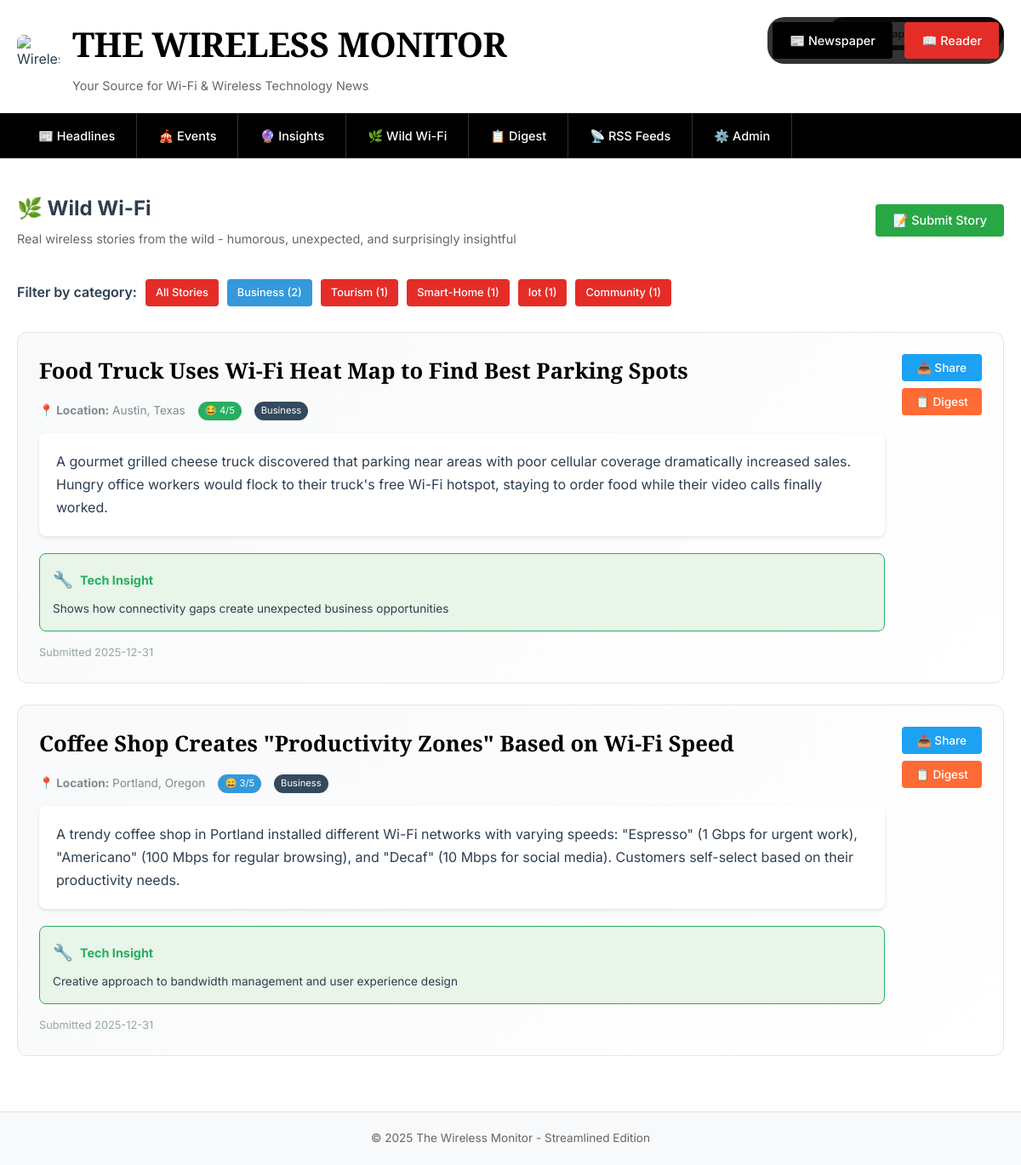
Page /wild_wifi?view=newspaper&category=business on the committed database.
### tables this page shows
CREATE TABLE wild_wifi_stories (
                id INTEGER PRIMARY KEY AUTOINCREMENT,
                title TEXT NOT NULL,
                story TEXT NOT NULL,
                location TEXT,
                source_url TEXT,
                category TEXT DEFAULT 'general',
                humor_rating INTEGER DEFAULT 3,
                tech_relevance TEXT,
                submitted_by TEXT DEFAULT 'system',
                approved INTEGER DEFAULT 1,
                featured INTEGER DEFAULT 0,
                created_at TIMESTAMP DEFAULT CURRENT_TIMESTAMP,
                updated_at TIMESTAMP DEFAULT CURRENT_TIMESTAMP
            );

### app/main.py (the view)
        @self.app.route('/wild_wifi')
        def wild_wifi():
            view_mode = request.args.get('view', 'newspaper')
            category = request.args.get('category', 'all')
            conn = self.get_db_connection()
            if category == 'all':
                stories = conn.execute('''
                    SELECT * FROM wild_wifi_stories
                    WHERE approved = 1
                    ORDER BY featured DESC, humor_rating DESC, created_at DESC
                ''').fetchall()
            else:
                stories = conn.execute('''
                    SELECT * FROM wild_wifi_stories
                    WHERE approved = 1 AND category = ?
                    ORDER BY featured DESC, humor_rating DESC, created_at DESC
                ''', (category,)).fetchall()
            categories = conn.execute('''
                SELECT DISTINCT category, COUNT(*) as count
                FROM wild_wifi_stories
                WHERE approved = 1
                GROUP BY category
                ORDER BY count DESC
            ''').fetchall()
            conn.close()
            return render_template('wild_wifi.html',
                                 stories=stories,
                                 categories=categories,
                                 current_category=category,
                                 view_mode=view_mode)

### app/main.py (called while the page is built)
    def get_db_connection(self):
        conn = sqlite3.connect(self.db_path, timeout=30.0)
        conn.row_factory = sqlite3.Row
        conn.execute('PRAGMA journal_mode=WAL')
        conn.execute('PRAGMA synchronous=NORMAL')
        conn.execute('PRAGMA cache_size=10000')
        conn.execute('PRAGMA temp_store=memory')
        return conn

### app/templates/wild_wifi.html (shortened to what this page needs)
{% extends "base.html" %}
{% block content %}
<div style="display: flex; justify-content: space-between; align-items: center; margin-bottom: {% if view_mode == 'reader' %}0{% else %}35px{% endif %}; ">
    <div>
        <h2>🌿 Wild Wi-Fi</h2>
        <p style="font-family: 'Inter', sans-serif; font-size: 0.9rem; color: #666; margin: 5px 0 0 0;">Real wireless stories from the wild - humorous, unexpected, and surprisingly insightful</p>
    </div>
    <div style="display: flex; gap: 10px;">
        <button onclick="showSubmitModal()" class="btn" style="background: #28a745;">📝 Submit Story</button>
    </div>
</div>
<div style="{% if view_mode == 'reader' %}padding: 0 20px; margin-bottom: 20px;{% else %}margin-bottom: 30px;{% endif %}">
    <div style="display: flex; gap: 10px; flex-wrap: wrap; align-items: center;">
        <span style="font-family: 'Inter', sans-serif; font-weight: 600; color: #2c3e50;">Filter by category:</span>
        <a href="{{ url_for('wild_wifi', view=view_mode, category='all') }}"
           class="btn {% if current_category == 'all' %}active{% endif %}"
           style="font-size: 0.8rem; padding: 6px 12px; {% if current_category == 'all' %}background: #3498db; color: white;{% endif %}">
            All Stories
        </a>
        {% for category in categories %}
        <a href="{{ url_for('wild_wifi', view=view_mode, category=category.category) }}"
           class="btn {% if current_category == category.category %}active{% endif %}"
           style="font-size: 0.8rem; padding: 6px 12px; {% if current_category == category.category %}background: #3498db; color: white;{% endif %}">
            {{ category.category|title }} ({{ category.count }})
        </a>
        {% endfor %}
    </div>
</div>
{% if stories %}
    {% for story in stories %}
    <div class="{% if view_mode == 'reader' %}article{% else %}article{% endif %}" style="{% if view_mode == 'reader' %}border-bottom: 1px solid #f0f0f0; padding: 15px 20px; margin: 0; background: white;{% else %}border: 1px solid #e1e5e9; border-radius: 12px; padding: 25px; margin-bottom: 25px; background: linear-gradient(135deg, #f8f9fa, #ffffff); position: relative;{% endif %}">
        <div style="display: flex; justify-content: space-between; align-items: flex-start; gap: 20px;">
            <div style="flex: 1;">
                <h3 style="{% if view_mode == 'reader' %}font-family: 'Arial', sans-serif; font-size: 1.1rem; font-weight: bold; color: #1155cc; margin-bottom: 8px;{% else %}font-family: 'Playfair Display', serif; font-size: 1.6rem; font-weight: 600; color: #000; margin-bottom: 15px;{% endif %}">
                    {{ story.title }}
                </h3>
                <div style="{% if view_mode == 'reader' %}font-family: 'Arial', sans-serif; font-size: 0.8rem; color: #999; margin-bottom: 8px;{% else %}font-family: 'Inter', sans-serif; font-size: 0.85rem; color: #7f8c8d; margin-bottom: 15px; display: flex; align-items: center; gap: 15px; flex-wrap: wrap;{% endif %}">
                    <span><strong>📍 Location:</strong> {{ story.location }}</span>
                    <span style="background: #{{ ['e74c3c', 'f39c12', '3498db', '27ae60', '9b59b6'][story.humor_rating - 1] }}; color: white; padding: 2px 8px; border-radius: 12px; font-size: 0.7rem;">
                        {{ '😐😊😄😂🤣'[story.humor_rating - 1] }} {{ story.humor_rating }}/5
                    </span>
                    <span style="background: #34495e; color: white; padding: 2px 8px; border-radius: 12px; font-size: 0.7rem;">
                        {{ story.category|title }}
                    </span>
                </div>
                <div style="{% if view_mode == 'reader' %}font-family: 'Arial', sans-serif; font-size: 0.9rem; line-height: 1.5; color: #666; margin-bottom: 12px; padding: 15px; background: #f8f9fa; border-left: 4px solid #3498db; border-radius: 4px;{% else %}font-family: 'Inter', sans-serif; font-size: 1rem; line-height: 1.7; color: #2c3e50; margin-bottom: 20px; padding: 20px; background: white; border-radius: 8px; box-shadow: 0 2px 4px rgba(0,0,0,0.1);{% endif %}">
                    {{ story.story }}
                </div>
                {% if story.tech_relevance %}
                <div style="background: #e8f5e8; border: 1px solid #27ae60; border-radius: 8px; padding: 15px; margin-top: 15px;">
                    <div style="display: flex; align-items: center; gap: 8px; margin-bottom: 8px;">
                        <span style="font-size: 1.2rem;">🔧</span>
                        <strong style="font-family: 'Inter', sans-serif; font-size: 0.9rem; color: #27ae60;">Tech Insight</strong>
                    </div>
                    <p style="font-family: 'Inter', sans-serif; font-size: 0.85rem; color: #2c3e50; margin: 0; line-height: 1.5;">
                        {{ story.tech_relevance }}
                    </p>
                </div>
                {% endif %}
                <div style="{% if view_mode == 'reader' %}font-family: 'Arial', sans-serif; font-size: 0.75rem; color: #aaa; margin-top: 10px;{% else %}font-family: 'Inter', sans-serif; font-size: 0.8rem; color: #95a5a6; margin-top: 15px;{% endif %}">
                    Submitted {{ story.created_at[:10] }}
                </div>
            </div>
            <div style="display: flex; flex-direction: column; gap: 8px;">
                <button onclick="shareWildStory('{{ story.title }}', '{{ story.location }}')" class="btn" style="{% if view_mode == 'reader' %}font-size: 0.8rem; padding: 6px 12px; background: #1da1f2;{% else %}font-size: 0.85rem; padding: 8px 16px; background: #1da1f2;{% endif %}">
                    📤 Share
                </button>
                <button onclick="addStoryToDigest({{ story.id }})" class="btn" style="{% if view_mode == 'reader' %}font-size: 0.8rem; padding: 6px 12px; background: #ff6b35;{% else %}font-size: 0.85rem; padding: 8px 16px; background: #ff6b35;{% endif %}">
                    📋 Digest
                </button>
            </div>
        </div>
    </div>
    {% endfor %}
{% endif %}
{% endblock %}

### app/templates/base.html (style rules this page uses)
* { margin: 0; padding: 0; box-sizing: border-box; }
body { font-family: 'Inter', -apple-system, BlinkMacSystemFont, 'Segoe UI', Roboto, sans-serif; font-size: 16px; line-height: 1.6; color: #2c3e50; background: #ffffff; }
.btn { display: inline-block; padding: 10px 20px; background: #e52d27; color: white; text-decoration: none; border-radius: 4px; border: none; cursor: pointer; font-size: 0.9rem; font-weight: 500; font-family: 'Inter', sans-serif; transition: all 0.2s ease; -webkit-appearance: none; -moz-appearance: none; appearance: none; box-sizing: border-box; vertical-align: middle; white-space: nowrap; user-select: none; -webkit-user-select: none; -moz-user-select: none; -ms-user-select: none; }

### rows in the picture
wild_wifi_stories: category "Tourism", count "1"
wild_wifi_stories: category "Smart-Home", count "1"
wild_wifi_stories: category "Iot", count "1"
wild_wifi_stories: category "Community", count "1"
wild_wifi_stories: title "Food Truck Uses Wi-Fi Heat Map to Find Best Parking Spots", location "Austin, Texas", humor_rating "😂", humor_rating "4", category "Business", story "A gourmet grilled cheese truck discovered that parking near areas with poor cellular coverage dramatically increased sales. Hungry office workers would flock to their truck's free Wi-Fi hotspot, staying to order food while their video calls finally worked.", tech_relevance "Shows how connectivity gaps create unexpected business opportunities", created_at "2025-12-31"
wild_wifi_stories: title "Coffee Shop Creates \"Productivity Zones\" Based on Wi-Fi Speed", location "Portland, Oregon", humor_rating "😄", humor_rating "3", category "Business", story "A trendy coffee shop in Portland installed different Wi-Fi networks with varying speeds: \"Espresso\" (1 Gbps for urgent work), \"Americano\" (100 Mbps for regular browsing), and \"Decaf\" (10 Mbps for social media). Customers self-select based on their productivity needs.", tech_relevance "Creative approach to bandwidth management and user experience design", created_at "2025-12-31"

### other values in the picture
{{ category.category|title }} "Business"
{{ category.count }} "2"
